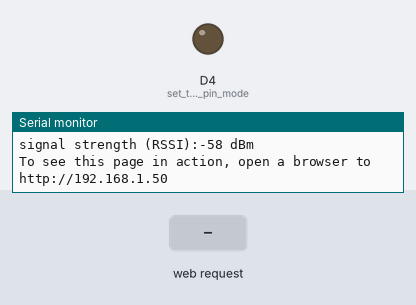
A sketch run on a simulated Arduino MKR. Shown: output pins drawn as LEDs (lit = HIGH), the last lines printed to the serial monitor. The inputs (shaded band) are chosen by the test bench. WiFi joins after 1.5 s; servers stay silent unless stated.

Above: at 12.7 s.
12.8 s: HTTP request GET /H received
At 13.2 s:
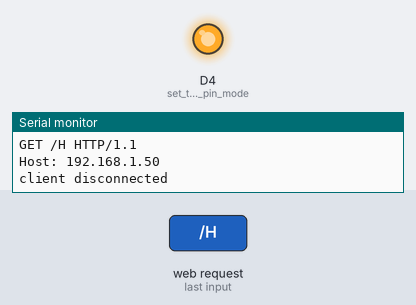
14.3 s: HTTP request GET /L received
At 15.6 s:
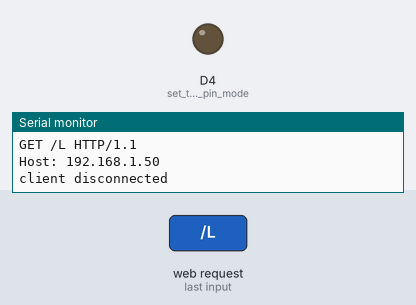
Timing chart, 0 to 17.3 s (numbered marks = the images above; inputs shaded):
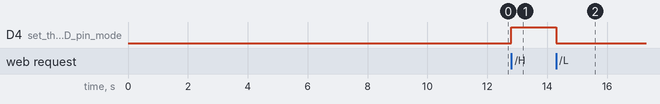

The sketch:

wifi_box.ino
```cpp
#include <SPI.h>
#include <WiFiNINA.h>

#include "secret.h"

char ssid[] = SECRET_SSID;        // your network SSID (name)
char pass[] = SECRET_PASS;    // your network password (use for WPA, or use as key for WEP)
int keyIndex = 0;                 // your network key index number (needed only for WEP)

int status = WL_IDLE_STATUS;
WiFiServer server(80);

int lastOpenTime = 0;
bool activeOutput = false;

void setup() {
    Serial.begin(9600);      // initialize serial communication
    pinMode(4, OUTPUT);      // set the LED pin mode

    // check for the WiFi module:
    if (WiFi.status() == WL_NO_MODULE) {
        Serial.println("Communication with WiFi module failed!");
        // don't continue
        while (true);
    }

    String fv = WiFi.firmwareVersion();
    if (fv < WIFI_FIRMWARE_LATEST_VERSION) {
        Serial.println("Please upgrade the firmware");
    }

    // attempt to connect to WiFi network:
    while (status != WL_CONNECTED) {
        Serial.print("Attempting to connect to Network named: ");
        Serial.println(ssid);                   // print the network name (SSID);

        // Connect to WPA/WPA2 network. Change this line if using open or WEP network:
        status = WiFi.begin(ssid, pass);
        // wait 10 seconds for connection:
        delay(10000);
    }
    server.begin();                           // start the web server on port 80
    printWifiStatus();                        // you're connected now, so print out the status
}


void loop() {
    if(activeOutput && lastOpenTime + 5000 < millis()){
        switchOff();
        Serial.println("switchOff");
    }

    WiFiClient client = server.available();   // listen for incoming clients

    if (client) {                             // if you get a client,
        Serial.println("new client");           // print a message out the serial port
        String currentLine = "";                // make a String to hold incoming data from the client
        while (client.connected()) {            // loop while the client's connected
            if (client.available()) {             // if there's bytes to read from the client,
                char c = client.read();             // read a byte, then
                Serial.write(c);                    // print it out the serial monitor
                if (c == '\n') {                    // if the byte is a newline character


                    // if the current line is blank, you got two newline characters in a row.
                    // that's the end of the client HTTP request, so send a response:
                    if (currentLine.length() == 0) {
                        // HTTP headers always start with a response code (e.g. HTTP/1.1 200 OK)
                        // and a content-type so the client knows what's coming, then a blank line:
                        client.println("HTTP/1.1 200 OK");
                        client.println("Content-type:text/html");
                        client.println();

                        // the content of the HTTP response follows the header:
                        client.print("Click <a href=\"/H\">here</a> turn the LED on pin 4 on<br>");
                        client.print("Click <a href=\"/L\">here</a> turn the LED on pin 4 off<br>");

                        // The HTTP response ends with another blank line:
                        client.println();

                        Serial.println(currentLine);
                        // break out of the while loop:
                        break;
                    } else {    // if you got a newline, then clear currentLine:
                        currentLine = "";
                    }
                } else if (c != '\r') {  // if you got anything else but a carriage return character,
                    currentLine += c;      // add it to the end of the currentLine
                }


                // Check to see if the client request was "GET /H" or "GET /L":
                if (currentLine.endsWith("GET /H")) {
                    digitalWrite(4, HIGH);               // GET /H turns the LED on
                    activeOutput = true;
                    lastOpenTime = millis();
                }
                if (currentLine.endsWith("GET /L")) {
                    digitalWrite(4, LOW);                // GET /L turns the LED off
                }
            }
        }
        // close the connection:
        client.stop();
        Serial.println("client disconnected");
    }
}

void switchOff() {
    digitalWrite(4, LOW);
    activeOutput = false;
}

void printWifiStatus() {
    // print the SSID of the network you're attached to:
    Serial.print("SSID: ");
    Serial.println(WiFi.SSID());

    // print your board's IP address:
    IPAddress ip = WiFi.localIP();
    Serial.print("IP Address: ");
    Serial.println(ip);

    // print the received signal strength:
    long rssi = WiFi.RSSI();
    Serial.print("signal strength (RSSI):");
    Serial.print(rssi);
    Serial.println(" dBm");
    // print where to go in a browser:
    Serial.print("To see this page in action, open a browser to http://");
    Serial.println(ip);
}
```

secret.h
```cpp
#define SECRET_SSID "wjhsurface"
#define SECRET_PASS "gggggggg"
```

Measured:
- after the input at 12.8 s, D4 (set_the_LED_pin_mode): LOW → HIGH at once
- after the input at 14.3 s, D4 (set_the_LED_pin_mode): HIGH → LOW after 0.00 s instead of 3.5 s
